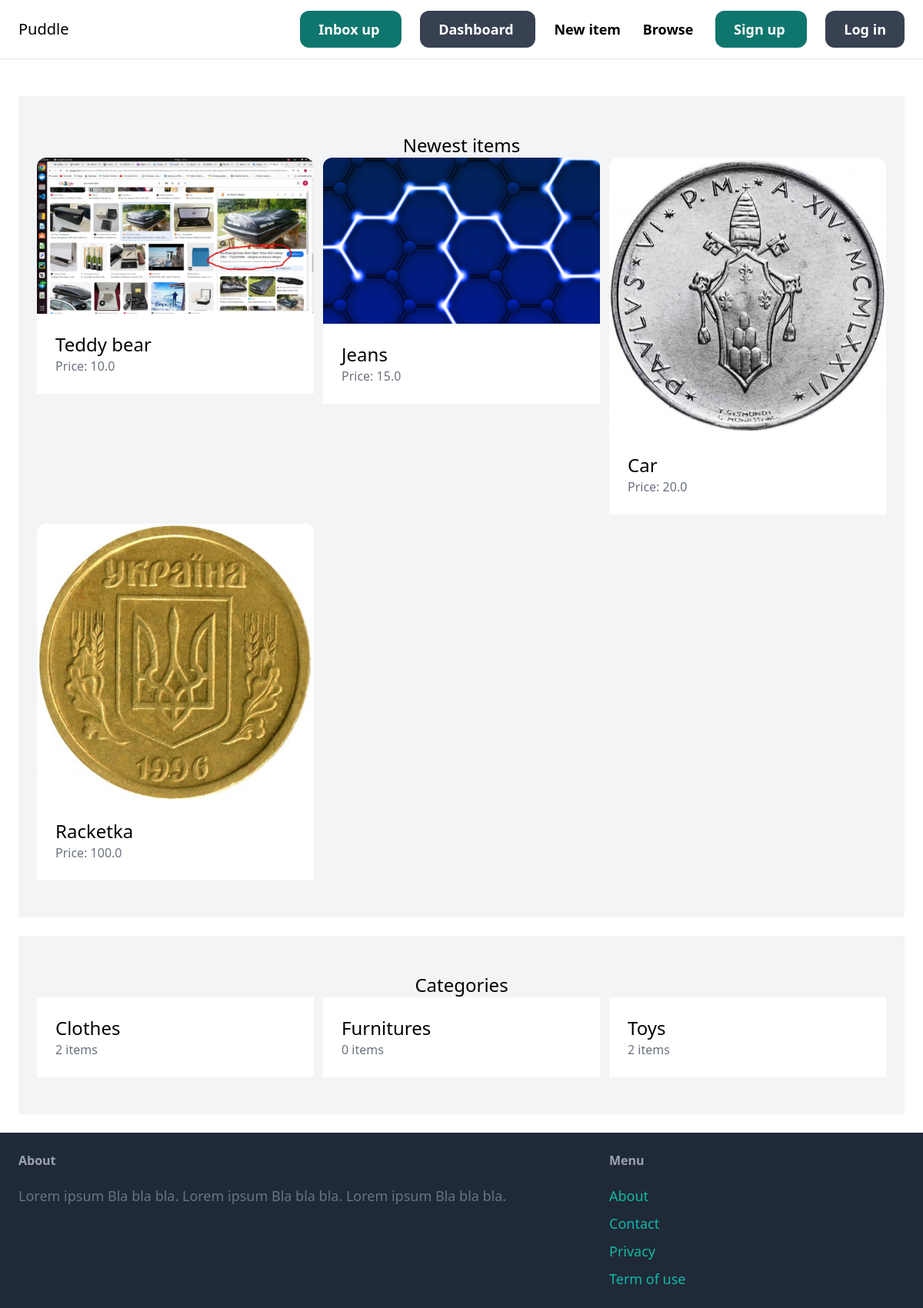
The page / on the database its author committed.
### item/models.py (models this page shows, shortened)
class Item(models.Model):
    category = models.ForeignKey(Category, related_name='items', on_delete=models.CASCADE)
    name = models.CharField(max_length=255)
    description = models.TextField(blank=True, null=True)
    price = models.FloatField()
    image = models.ImageField(upload_to='item_images', blank=True, null=True)
    is_sold = models.BooleanField(default=False)
    created_by = models.ForeignKey(User, related_name='items', on_delete=models.CASCADE)
    created_at = models.DateTimeField(auto_now_add=True)

class Category(models.Model):
    name = models.CharField(max_length=255)
    class Meta:
        ordering = ('name',)
        verbose_name_plural = 'Categories'

### core/views.py (the view)
# urls.py: path('', views.index, name='index'),
def index(request):
    items = Item.objects.filter(is_sold=False)[:6]
    categories = Category.objects.all()
    return render(request, 'core/index.html', {
        'categories': categories,
        'items': items,
    })

### core/templates/core/index.html (shortened to what this page needs)
{% extends 'core/base.html' %}
{% block content %}
<div class="mt-6 px-6 py-12 bg-gray-100 rounder-xl">
    <h2 class="mb12 text-2xl text-center"> Newest items</h2>
    <div class="grid grid-cols-3 gap-3 ">
        {% for item in items %}
        <div>
            <a href="{% url 'item:detail' item.id %}">
                <div>
                    <img src="{{ item.image.url }}" class="rounded-t-xl" alt="">
                </div>
                <div class="p-6 bg-white rounder-b-xl">
                    <h2 class="text-2xl"> {{ item.name }} </h2>
                    <p class="text-gray-500"> Price: {{ item.price }}</p>
                </div>
            </a>
        </div>
        {% endfor %}
    </div>
</div>
<div class="mt-6 px-6 py-12 bg-gray-100 rounder-xl">
    <h2 class="mb12 text-2xl text-center"> Categories</h2>
    <div class="grid grid-cols-3 gap-3">
        {% for category in categories %}
        <div>
            <a href="#">
                <div class="p-6 bg-white rounder-b-xl">
                    <h2 class="text-2xl"> {{ category.name }} </h2>
                    <p class="text-gray-500"> {{ category.items.count}} items </p>
                </div>
            </a>
        </div>
        {% endfor %}
    </div>
</div>
{% endblock %}

### rows shown on the page
Item: image (picture), name "Teddy bear", price "10.0"
Item: image (picture), name "Jeans", price "15.0"
Item: image (picture), name "Car", price "20.0"
Item: image (picture), name "Racketka", price "100.0"
Category: name "Clothes", items.count "2"
Category: name "Furnitures", items.count "0"
Category: name "Toys", items.count "2"
